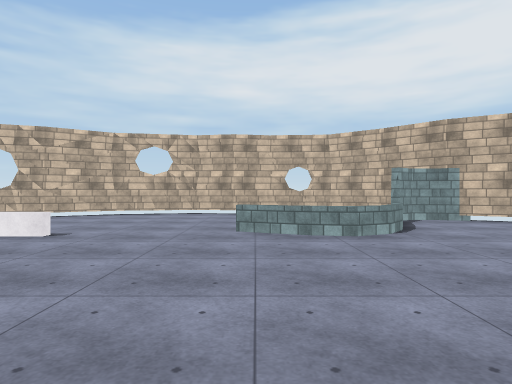
view 1 (above)

15 first-person views from a walk through a 3-D level made in the Unity game engine. The camera is 1.4 m above the floor, looks level and sees 75° across. The floor is counted in squares, 2 m on a side. Each view is taken from the middle of a square. On the plan, view 1 faces up. The plan holds only what a view shows up to about 10 squares ahead; the rest is blank. Surface patterns are stand-ins for the level's own textures.

view 2
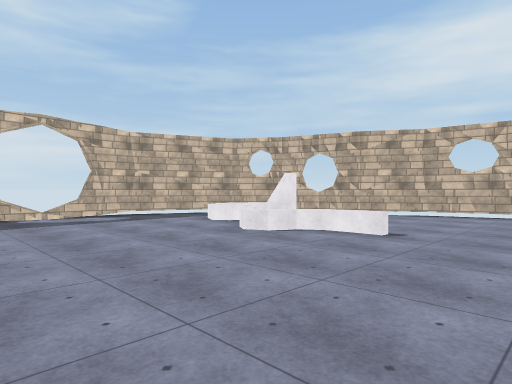

view 3
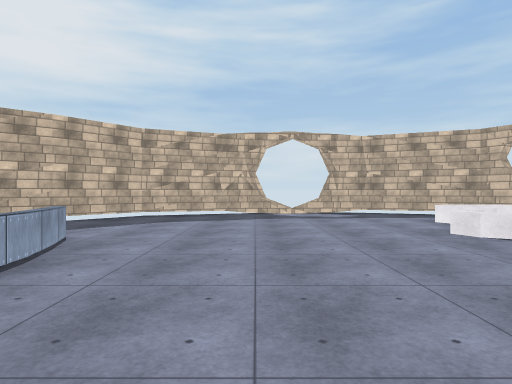

view 4
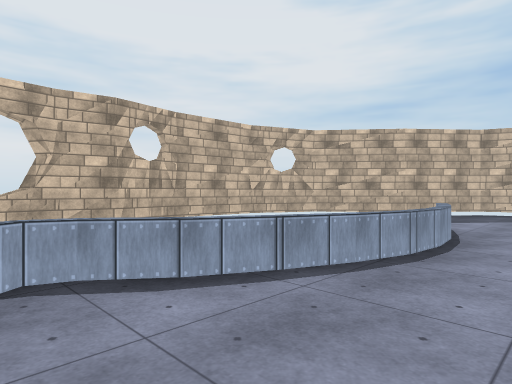

view 5
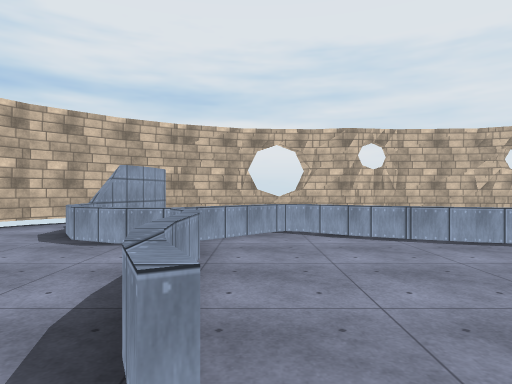

view 6
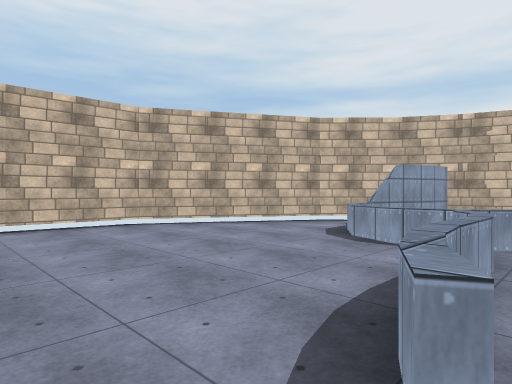

view 7
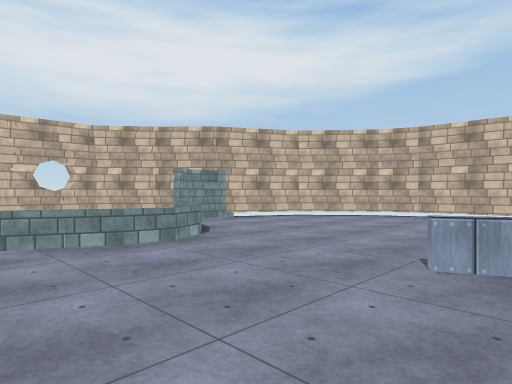

view 8
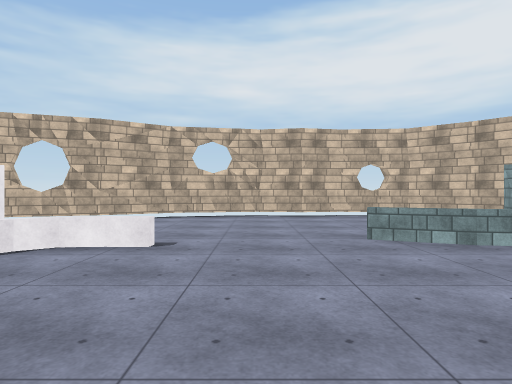

view 9
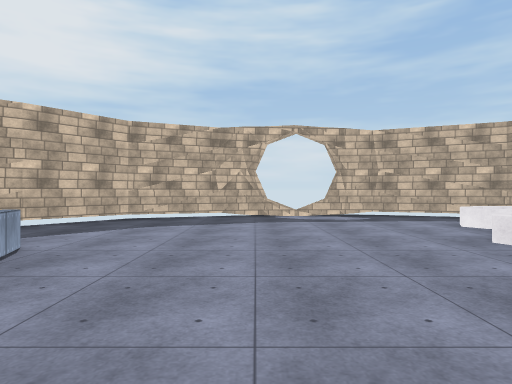

view 10
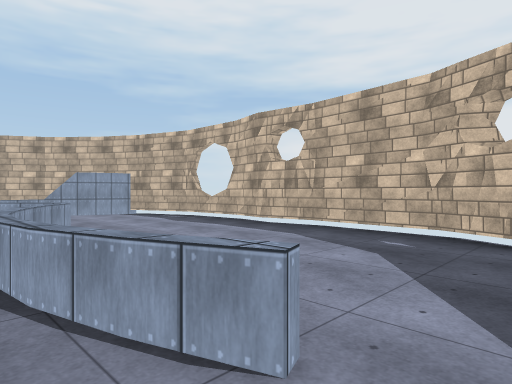

view 11
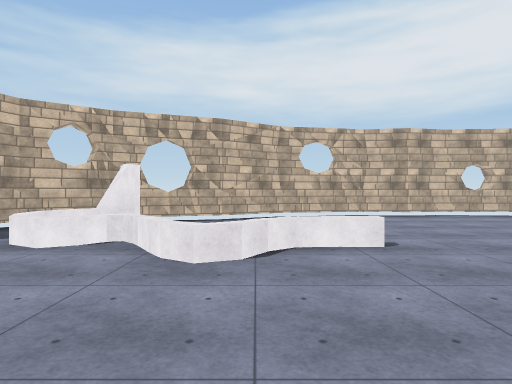

view 12
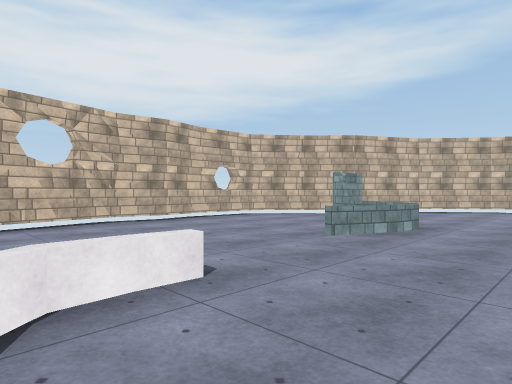

view 13
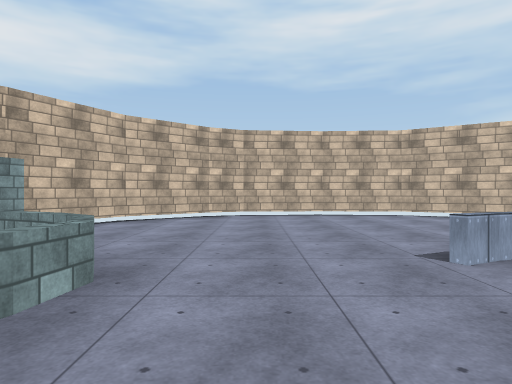

view 14
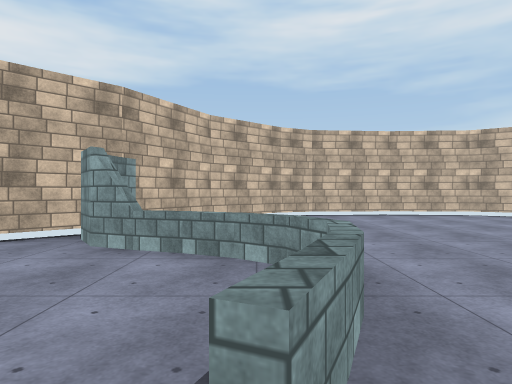

view 15
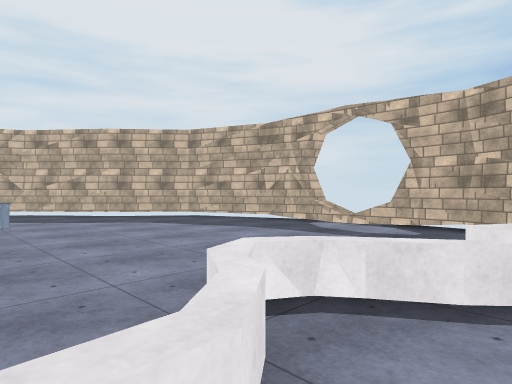

### Floor plan
Key: @ floor where view 1 was taken; # wall or solid block; x gap in a wall; . floor; = window, fence, low wall or low ledge; ^ raised ledge.
Columns run from 11 left of view 1 to 9 right of it. Each row starts with its distance up from view 1.
 11       #########
 10     ###.......##
  9    ##..........#
  8  ###  ........#####
  7 ##.=   .......^...##
  6 #..=^......====....##
  5 #..=.^^^............#
  4 #...................#
  3 #...................#
  2 x............==.....#
  1 #.............^.....#
  0 #..........@..^.....#
 -1 ##............^.....#
 -2  #....=^..^^xx^^=..##
 -3  ##.....    ==  ^..#
 -4   ##............#.##
 -5    ##...........###
 -6     ##.........##
 -7      #######^###

Where each view was taken, in squares from view 1:
view 1: 0 up, 0 right, facing up
view 2: 0 up, 1 left, facing up-left
view 3: 1 up, 0 right, facing left
view 4: 0 up, 2 right, facing down-left
view 5: 3 up, 2 right, facing down
view 6: 3 up, 2 right, facing down-right
view 7: 1 up, 1 left, facing up-right
view 8: 1 up, 2 left, facing up
view 9: 1 up, 1 left, facing left
view 10: 1 down, 6 left, facing down-right
view 11: 1 up, 5 left, facing up
view 12: 3 up, 5 left, facing up-right
view 13: 4 up, 1 left, facing right
view 14: 6 up, 1 left, facing right
view 15: 6 up, 4 left, facing down-left
